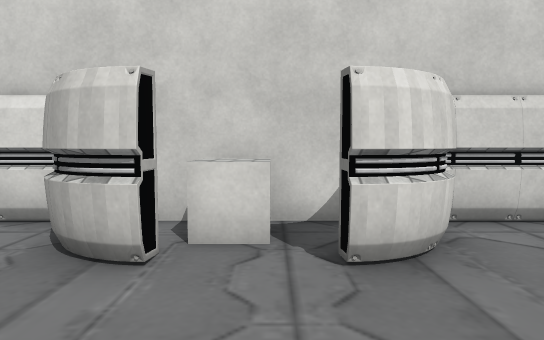
view 1 (above)

20 first-person views from a walk through a Unity game level. The camera is 1.2 m above the floor, tilts 4° down and sees 75° across. The floor is counted in squares, 1 m on a side. Each view is taken from the middle of a square. On the plan, view 1 faces up. The plan holds only what a view shows up to about 14 squares ahead; the rest is blank. The place goes on beyond the plan. The player character is not drawn. Door leaves are left out, so doorways stand open. Some surface patterns are stand-ins.

view 2
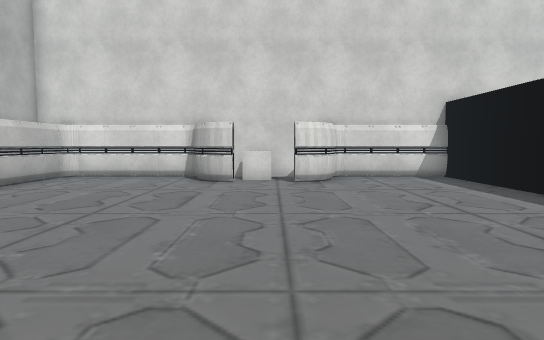

view 3
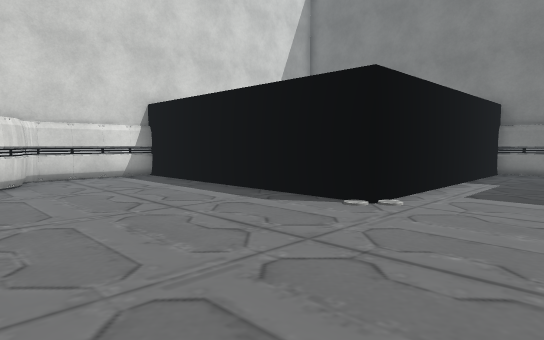

view 4
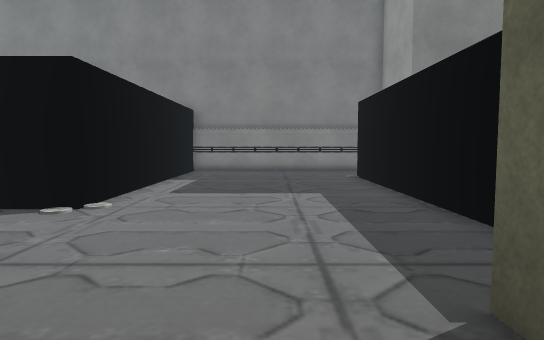

view 5
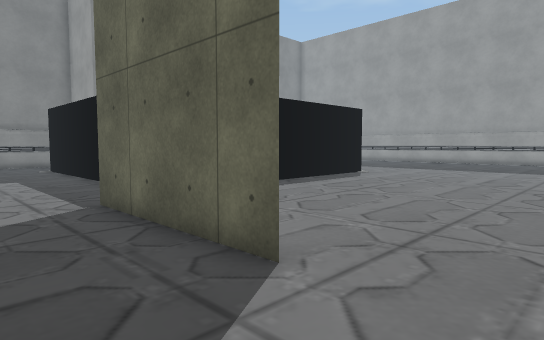

view 6
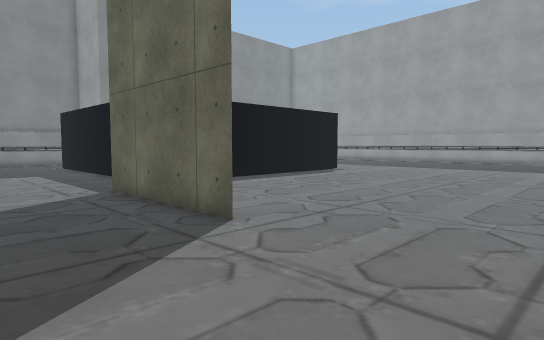

view 7
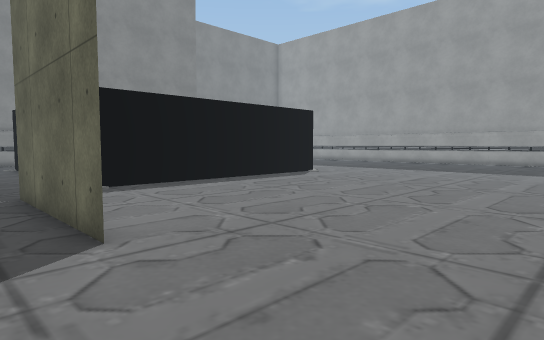

view 8
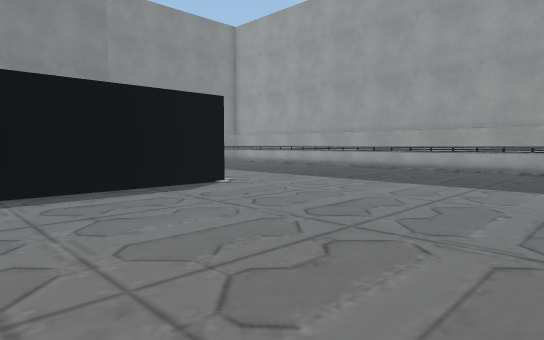

view 9
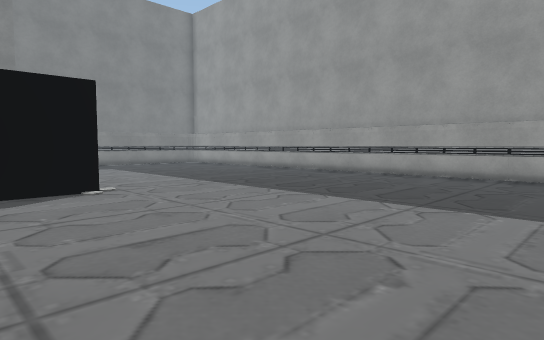

view 10
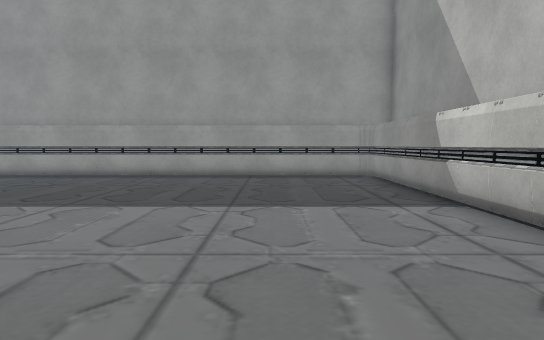

view 11
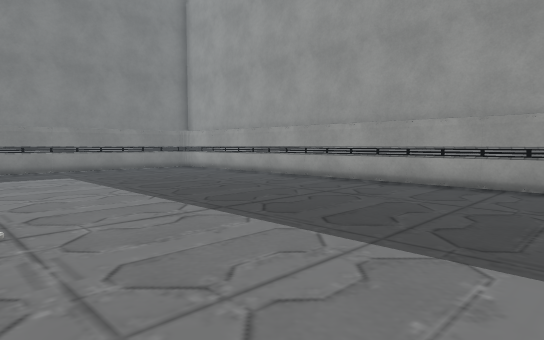

view 12
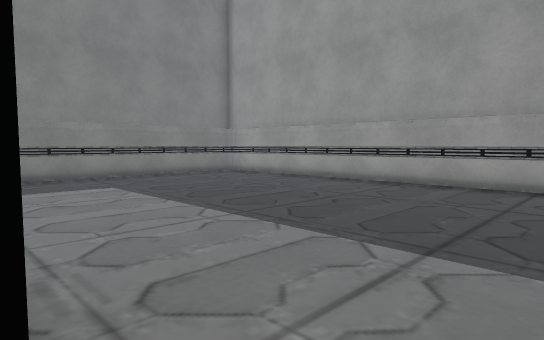

view 13
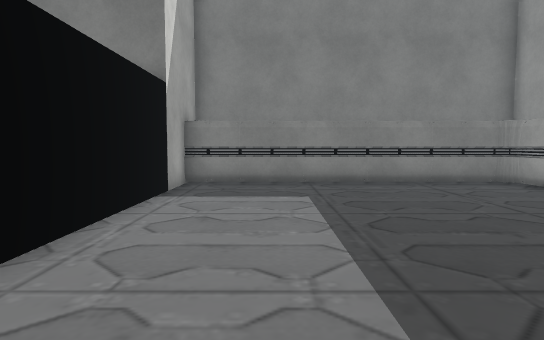

view 14
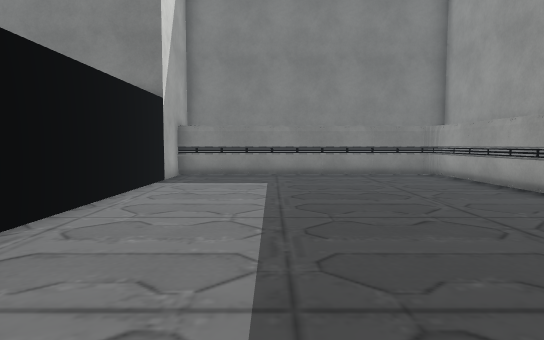

view 15
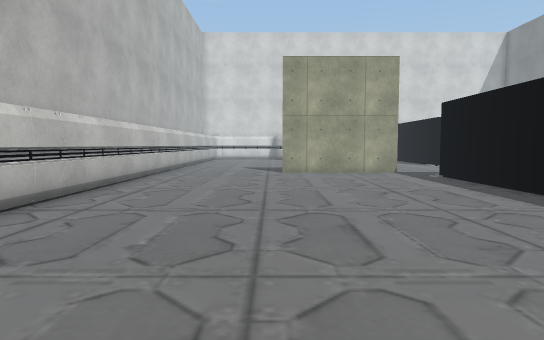

view 16
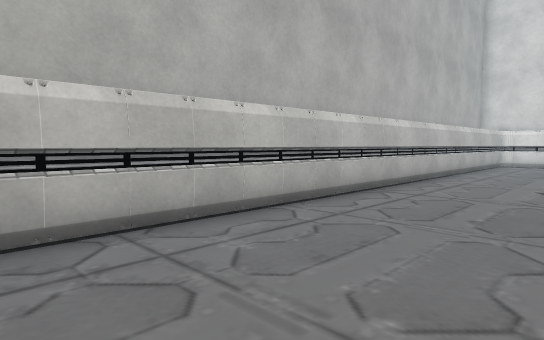

view 17
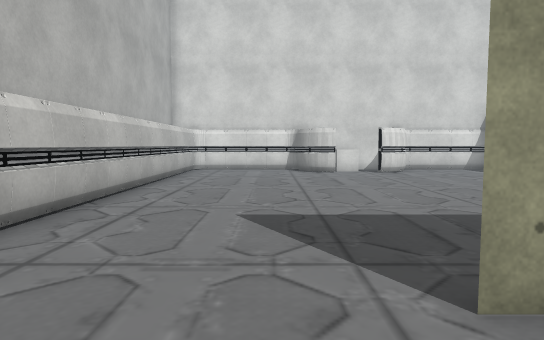

view 18
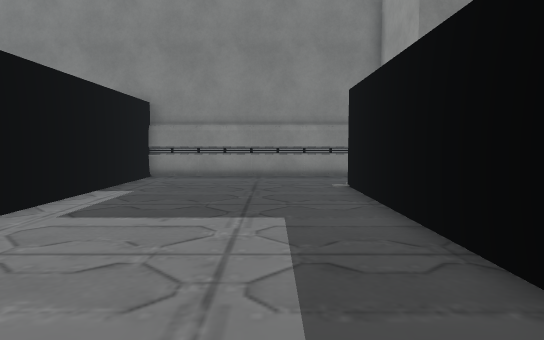

view 19
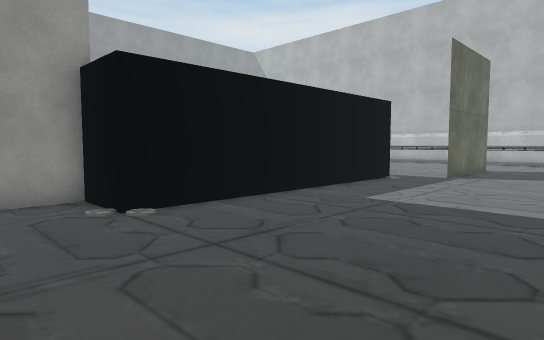

view 20
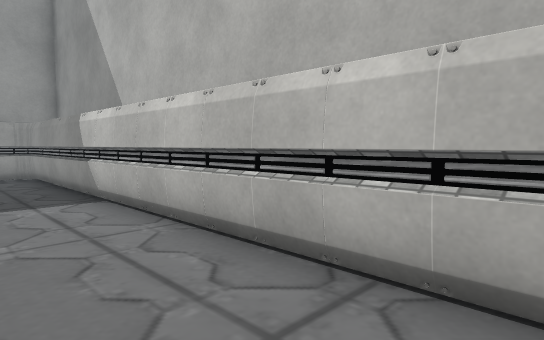

### Floor plan
Points are (right, up) in squares from view 1. A wall is a line through its corners. A room is listed if a view was taken in it or the views show most of it. See-through windows are left out.
Room 1 (views 1, 2, 3, 4, 5, 6, 7, 8, 9, 10, 11, 12, 13, 14, 15, 16, 17, 18, 19, 20)
walls: (-2, -9.6) (-2.6, -9.6) (2.5, -9.6); (3.5, -21.4) (3.5, -11.3) (13.5, -11.3) (13.5, -13.2) (15, -13.2); (16.4, -11.9) (16.4, -4.4) (6.6, -4.4) (6.6, 5.3) (2.6, 5.3); (-7.4, -31.4) (14.7, -31.4); (-3.1, 5.3) (-7.4, 5.3); (-7.7, 5) (-7.7, -31.1); (15, -31.1) (15, -21.3) (5.8, -21.3)
ways out: open door at (-0.5, 3) to room 2
Room 2 (no view inside)
walls: (1.1, 5.6) (-1.9, 5.6); (0.7, 3.2) (0.7, 4)
ways out: open door at (-0.5, 3) to room 1
objects: cube (-1, 4) to (0, 5)

Positions as (right, up) in squares from view 1, and headings:
1: (0, 0), facing up
2: (0, -8), facing up
3: (0, -8), facing up-right
4: (0, -8), facing right
5: (-5, -7), facing down-right
6: (-7, -6), facing down-right
7: (-7, -8), facing down-right
8: (-6, -14), facing down-right
9: (-6, -18), facing down-right
10: (-4, -18), facing down
11: (-2, -21), facing down-right
12: (2, -21), facing down-right
13: (4, -24), facing right
14: (1, -25), facing right
15: (-3, -25), facing up
16: (-3, -17), facing up-left
17: (-4, -12), facing up
18: (3, -9), facing right
19: (16, -5), facing down-left
20: (-5, -17), facing down-left
